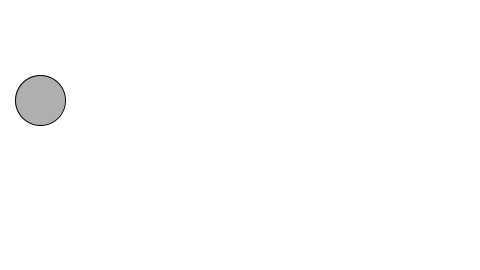
Frame 1 (no input)
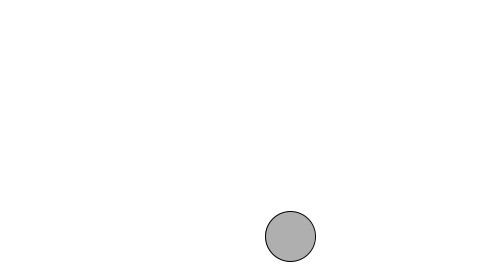
Frame 60 (the mouse pressed at the canvas centre just before this capture)
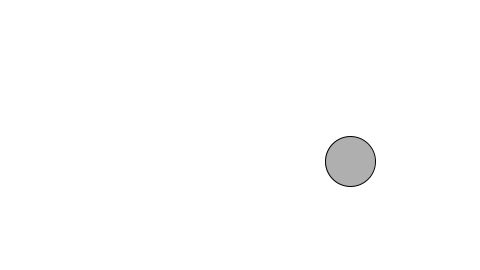
Frame 120 (the mouse held since frame 60 and released just before this capture)

The Processing sketch that drew these frames (run headless with seeded random() and noise(); from frame 60 on, the mouse is pressed at the canvas centre):

// Processing sketch: ExampleGravity
// ── ExampleGravity.pde
float circleX = 40;
float circleY = 100;
float diameter = 50;
float xVelocity = 10;
float yVelocity = 10;
float gravity = 0.1;
float dampening = -0.95;

void setup() {
  size(480, 270);
  yVelocity = 10;//random(5, 10);
}

void draw() {
  background(255);
  stroke(0);
  fill(175);
  /*Use the variables to specify the 
   location of an ellipse.
   */
  ellipse(circleX, circleY, diameter, diameter);

  //Check for edges
  if (circleX + diameter/2 > width || circleX - diameter/2 < 0) {
    xVelocity *= -1; //or xVelocity = xVelocity * -1;
  }

  if (circleY + diameter/2 >= height) {
    //yVelocity *= -1;  //only one of these lines should be used
    yVelocity *= dampening;
  }

  if (circleY - diameter/2 < 0) {
    yVelocity *= -1;
  }

  circleY = constrain(circleY, 0, height - diameter/2);
  
  yVelocity += gravity;
  
  println(yVelocity);
  circleX = circleX + xVelocity;
  circleY += yVelocity;
}
